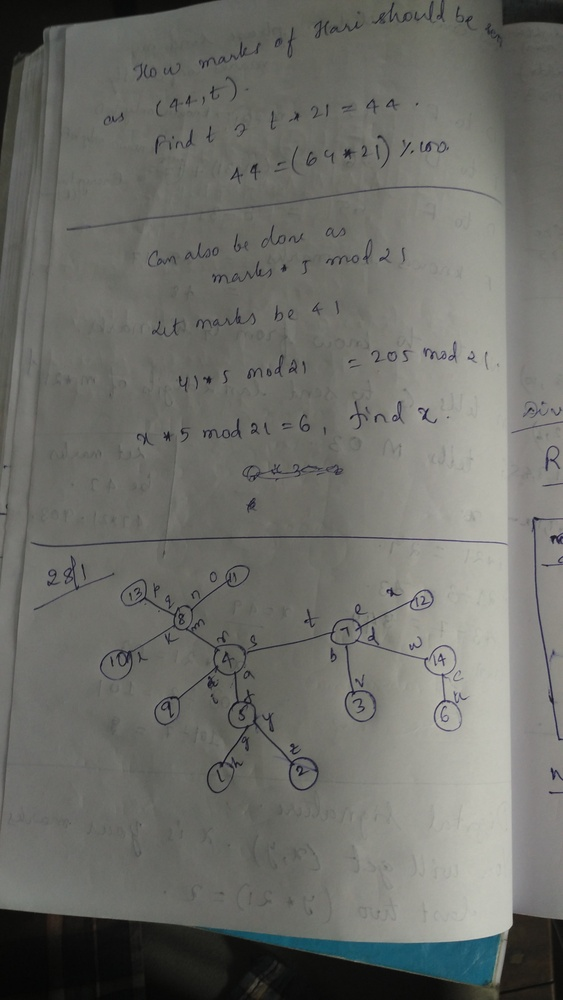
#> input picture tools/messi5.jpg, 563 x 1000 px, shrunk from 2368 x 4208 before the run
$ python corners.py messi5.jpg
#> lines starting #> are read from the running program, lines starting #| are printed output that depends on the picture
import cv2
import numpy as np

import sys
filename = 'chessboard.jpg'
filename= sys.argv[1]

img = cv2.imread(filename)
#> img is the input picture: shape (1000, 563, 3); mean B, G, R 104.6, 109.6, 108.9
gray = cv2.cvtColor(img,cv2.COLOR_BGR2GRAY)

gray = np.float32(gray)
dst = cv2.cornerHarris(gray,2,3,0.04)

#result is dilated for marking the corners, not important
dst = cv2.dilate(dst,None)
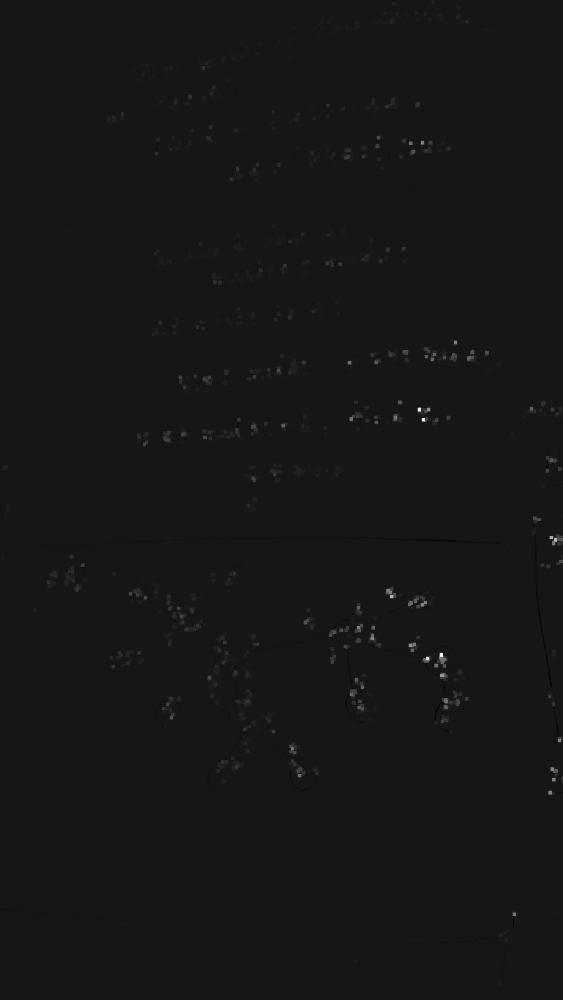
#> dst: shape (1000, 563) float32; min -1143333.5, max 11848139, mean 22875.7; drawn with min black and max white

# Threshold for an optimal value, it may vary depending on the image.
img[dst>0.001*dst.max()]=[0,2,255]

def nothing(x):
#> called with x = 20
    img = cv2.imread(filename)
    gray = cv2.cvtColor(img,cv2.COLOR_BGR2GRAY)

    gray = np.float32(gray)
    dst = cv2.cornerHarris(gray,2,3,0.04)

    #result is dilated for marking the corners, not important
    dst = cv2.dilate(dst,None)

    # Threshold for an optimal value, it may vary depending on the image.
    img[dst>(float(x)/255)*dst.max()]=[0,2,255]
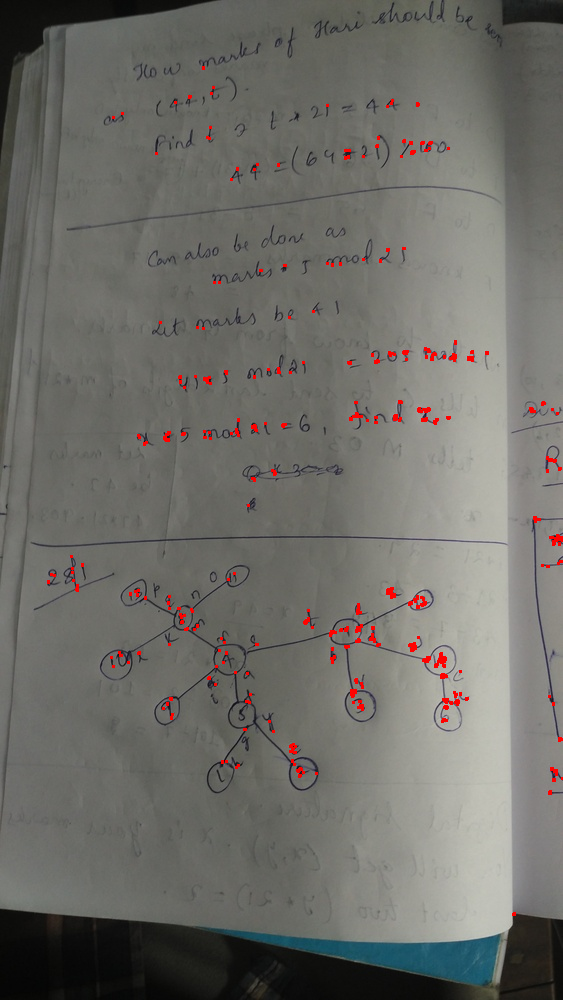
#> img: shape (1000, 563, 3); mean B, G, R 103.9, 109, 110.1

    cv2.imshow('dst',img)
cv2.imshow('dst',img)

cv2.createTrackbar('R','dst',20,255,nothing)
if cv2.waitKey(0) & 0xff == 27:
#> (key Esc is pressed here)
    cv2.destroyAllWindows()
